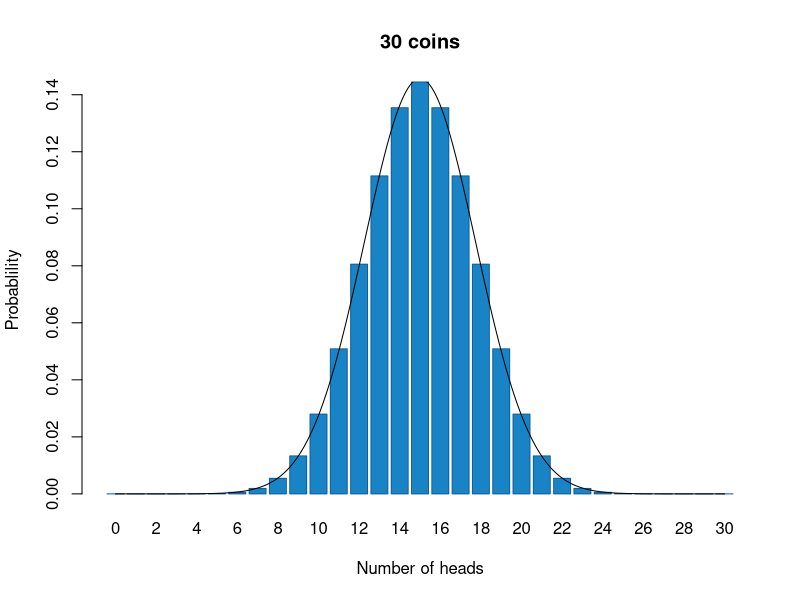

Reproduce this figure in R.
# Demo basis for the normal distribution

MyColors = c("#115f9a", "#1984c5", "#22a7f0", "#48b5c4", "#76c68f", "#a6d75b", "#c9e52f", "#d0ee11", "#d0f400")

N = 30
P = 0.5
x = 0:N
y = dbinom(x, size = N, prob = P)

barplot(y, names.arg = x, 
        ylab = 'Probablility',
        xlab = 'Number of heads',
        main = '30 coins',
        col = c(MyColors[2]), # box color
        border = c(MyColors[1]), # border of box color
        )

xx <- seq(from = 0, to = N, by = 0.1)
yy <- dnorm(xx, mean = N/2, sd = sqrt(N*P*(1 - P)))

lines(1.2*xx + 0.7,yy) # we need to do a bit of scaling because we use a boxplot
